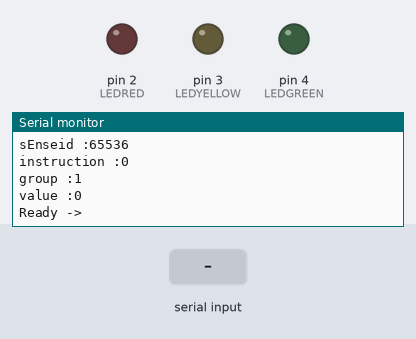
This sketch was run on a simulated Arduino Uno, built with avr-gcc and run on an emulated ATmega328P. On the bench: output pins drawn as LEDs (lit = HIGH), the last lines printed to the serial monitor. The test bench sets the inputs (shaded band).

Above: at 1.2 s.
1.3 s: "A" received over Serial
At 1.9 s:
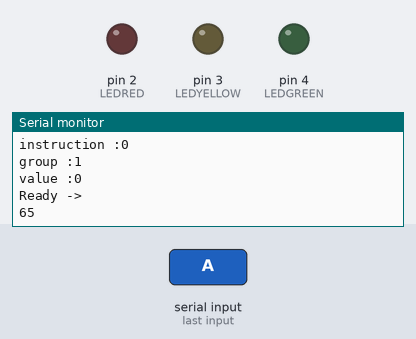
2.8 s: "1" received over Serial
At 3.3 s:
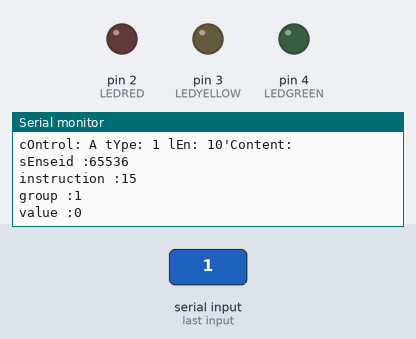

Measured:
- after the input at 1.3 s, the serial monitor: prints a new line at once (image 1)
- after the input at 2.8 s, the serial monitor: prints a new line at once (image 2)

The sketch:

DoProto1shield.ino
```cpp
#include "DoProto1shield.h"


const int buttonPin = 6;

int buttonState = 0;
int rood,geel,groen;
unsigned int KlikKlak[2];
int lamps[10];
int lampvalues[10];
int switches[10];
int switchvalues[10];

ACDoMessage myDoMsg;

int ACDogetMessage(ACDoMessage *DoMsg) {
  int incoming;
  int index=0;
  char localbuf[128];

  incoming = Serial.read();
  if (incoming == -1) return(0);

  DoMsg->cOntrol=incoming;
  switch (DoMsg->cOntrol) {
    case 'A':
    case 'a': // ASCII
          Serial.print(DoMsg->cOntrol);
          while (incoming != ENDOFMESSAGE) {
            incoming = Serial.read();
            if (incoming != -1)
              Serial.print(incoming);
            if (incoming & 0x30 && incoming < 58) {
              DoMsg->tYpe = incoming & 0xF;
              if (DoMsg->tYpe == 1) {
                DoMsg->mSg.domotica.sEnseid = 0x10000;
                Serial.print(DoMsg->mSg.domotica.instruction = Serial.read() & 0xF);
                DoMsg->mSg.domotica.group = IDGRPONE;
                incoming = '~'; // end of message
                index = sizeof(DMSG1);
              } else if (DoMsg->tYpe == 2) {
                DoMsg->mSg.dottie.sEnseid = 0x10000; // not valid for dottie
                Serial.print(DoMsg->mSg.dottie.instruction = Serial.read() & 0xF);
                incoming = '~'; // end of message
                index = sizeof(DMSG2);
              } else {
                incoming = Serial.read();
                if (incoming != -1)
                  Serial.print(DoMsg->mSg.cbUf[index++] = (char)incoming);
              }
            }
          }
          break;
    case 'B': // Binary
    case 'b':
          DoMsg->tYpe = Serial.read();
          DoMsg->lEn  = Serial.read();
          while (index < DoMsg->lEn)
            DoMsg->mSg.cbUf[index++] = Serial.read();
          break;
  }

  return(index);
};

int ACDoputMessage(ACDoMessage *DoMsg) {
  int i;
  Serial.write(DoMsg->cOntrol);
  Serial.write(DoMsg->tYpe);
  Serial.write(DoMsg->lEn);

  for (i=0;i<DoMsg->lEn;i++)
    Serial.write(DoMsg->mSg.cbUf[i]);
  return(0);
};


int ACDoprintMessage(ACDoMessage *DoMsg) {
  int i;

  Serial.println();
  Serial.print("cOntrol: ");
  Serial.write(DoMsg->cOntrol);
  Serial.print(" tYpe: ");
  Serial.print(DoMsg->tYpe,DEC);
  Serial.print(" lEn: ");
  Serial.print(DoMsg->lEn,DEC);
  Serial.println("'Content:");
  if (DoMsg->tYpe == 1) {
    Serial.print("sEnseid :");
    Serial.println(DoMsg->mSg.domotica.sEnseid);
    Serial.print("instruction :");
    Serial.println(DoMsg->mSg.domotica.instruction);
    Serial.print("group :");
    Serial.println(DoMsg->mSg.domotica.group);
    Serial.print("value :");
    Serial.println(DoMsg->mSg.domotica.value);
  }
  else  if (DoMsg->tYpe == 2) {
    Serial.print("sEnseid :");
    Serial.println(DoMsg->mSg.dottie.sEnseid);
    Serial.print("instruction :");
    Serial.println(DoMsg->mSg.dottie.instruction);
    Serial.print("group :");
    Serial.println(DoMsg->mSg.dottie.value);
  } else {
  for (i=0;i<DoMsg->lEn;i++)
    Serial.print(DoMsg->mSg.cbUf[i],HEX); // aal undefined msg types
  Serial.println();
  }
  return(0);
};

void ACDoLamps(DMSG1 *domo,int index) {
    if (domo->instruction == FETCHVALUE)
          domo->value = lampvalues[index];
    return;
}

void ACDoSwitches(DMSG1 *domo,int index) {
    if (domo->instruction == FETCHVALUE)
          domo->value = switchvalues[index];
    return;
}

void ACHandleRequest(ACDoMessage *DoMsg) {
int i;
  switch (DoMsg->tYpe) {
    case 1: // handle type 1 Domotica
          for (i=0;i<10;i++) {
            if (DoMsg->mSg.domotica.sEnseid == lamps[i]) {
                ACDoLamps(&(DoMsg->mSg.domotica),i);
                break;
            }
            if (DoMsg->mSg.domotica.sEnseid == switches[i]) {
                ACDoSwitches(&(DoMsg->mSg.domotica),i);
                break;
            }
          }
          break;
    case 2: // handle type 2 Dottie
          //DoMsg->mSg.dottie.sEnseid;
         // DoMsg->mSg.dottie.instruction;
          break;
    }
  if (DoMsg->cOntrol == 'a' || DoMsg->cOntrol == 'A')
      ACDoprintMessage(DoMsg);

  else if (DoMsg->cOntrol == 'b' || DoMsg->cOntrol == 'B')
      ACDoputMessage(DoMsg);

}

void setup()
{
  int i;

  pinMode(LEDRED, OUTPUT);     // leds dobot one
  pinMode(LEDYELLOW, OUTPUT);
  pinMode(LEDGREEN, OUTPUT);

  pinMode(buttonPin, INPUT);

  rood = 0;
  geel = 0;
  groen = 0;

  digitalWrite(LEDRED,rood);
  digitalWrite(LEDYELLOW,geel);
  digitalWrite(LEDGREEN,groen);

  Serial.begin(115200); // standard monitor


  KlikKlak[0] = DEVICEID;
  KlikKlak[1] = 0;

  for (i=0;i<10;i++) {
    lamps[i]    = IDLAMPONE | i;
    switches[i] = IDSWITCHONE | i;
  }

  myDoMsg.cOntrol = 'b';
  myDoMsg.tYpe = 1;
  myDoMsg.lEn = sizeof(DMSG1);
  myDoMsg.mSg.domotica.sEnseid = IDLAMPONE;
  myDoMsg.mSg.domotica.instruction = FETCHVALUE;
  myDoMsg.mSg.domotica.group = IDGRPONE;

  ACDoprintMessage(&myDoMsg);

  Serial.println("Ready ->");

}

void loop()
{
  int i;

  if (ACDogetMessage(&myDoMsg)) {
      if (myDoMsg.cOntrol == 'a' || myDoMsg.cOntrol == 'A')
        ACDoprintMessage(&myDoMsg);    // debugging the message interface
//      else
//        ACDoputMessage(&myDoMsg);

      //ACHandleRequest(&myDoMsg);
  }

}
```

DoProto1shield.h
```cpp
#ifndef _h_doproto1shield
#define _h_doproto1shield

#define DEVICEID     0x1000
#define ENDOFMESSAGE '~'

#define LEDRED       2
#define LEDYELLOW    3
#define LEDGREEN     4

#define MTYPEDOMOTICA  1
#define MTYPEDOTTIE    2

// Domotica devices for 'sEnseid'

#define IDLAMPONE        0x10000
#define IDLAMPTWO        0x10001
#define IDLAMPTHREE      0x10002
#define IDSWITCHONE      0x20000
#define IDSWITCHTWO      0x20001

// Domotica groups for 'group'

#define IDGRPONE       0x01

// Domotica instructions for 'instruction'

#define FETCHVALUE     0
#define SWITCHOFF      1
#define SWITCHON       2
#define DIMMER         3
#define BRIGHTER       4

typedef struct _dmsg1 { // message definition for type == 1
  long   sEnseid;
  int   instruction;
  int   group;
  int   value;         // current value of device returned through FETCHVALUE instruction
} DMSG1;

typedef struct _dmsg2 { // message definition for type == 1
  long   sEnseid;
  int   instruction;
  int   value;         // current value of device returned through FETCHVALUE instruction
} DMSG2;

typedef struct _acdomessage {
  int   cOntrol; // allow ASCII for input message on monitor or straight binary depending on this value
  int    tYpe;
  int    lEn;     // size of internal message
  union  {
    char  cbUf[128];  // pointer to internal message
    int   ibUf[64];
    DMSG1 domotica;
    DMSG2 dottie;
  } mSg;
} ACDoMessage;


extern int ACDogetMessage(ACDoMessage *DoMsg);
extern int ACDoputMessage(ACDoMessage *DoMsg);

#endif
```
